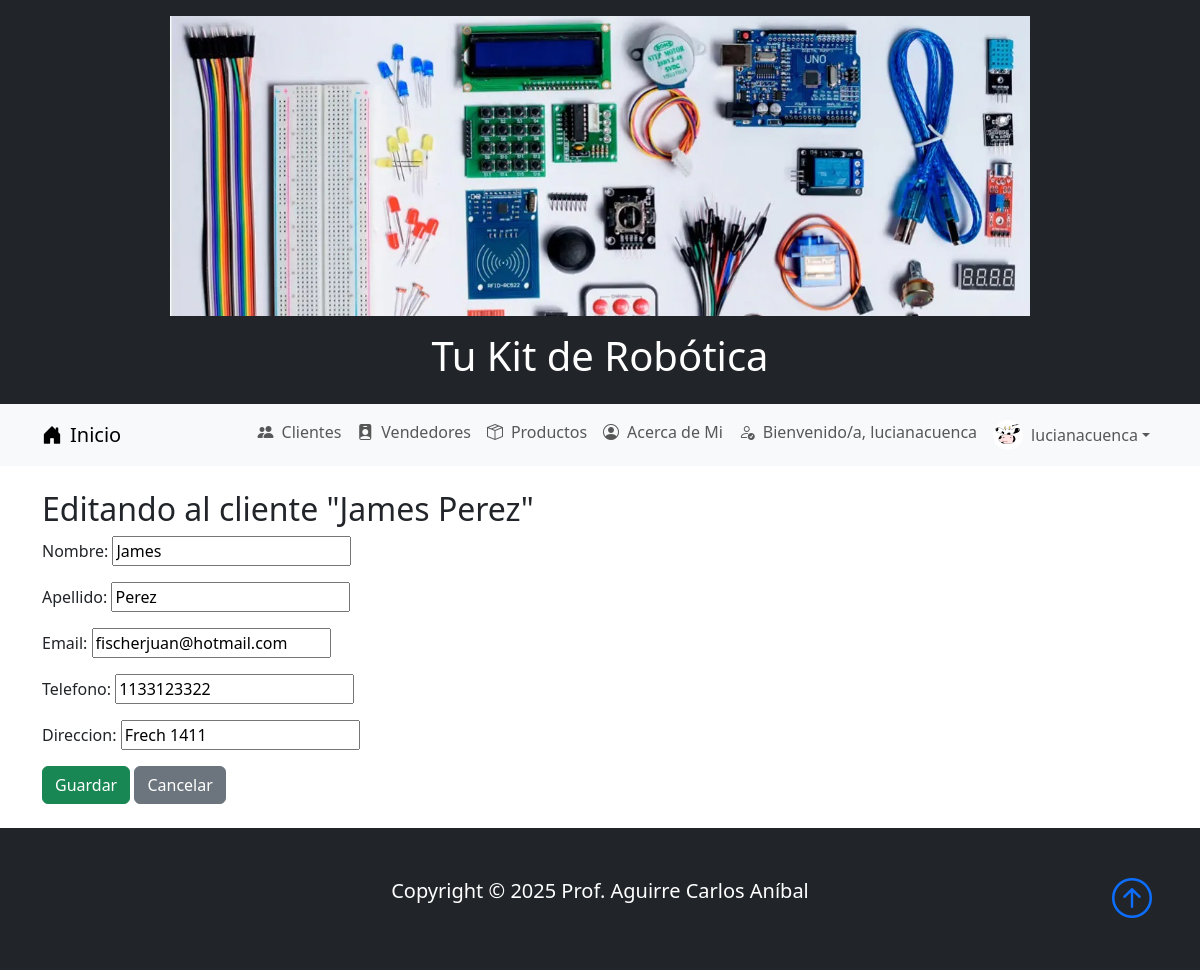
The app's page /myapp/editar_cliente/2/ (signed in) with its own data.
### accounts/models.py (models this page shows, shortened)
class Perfil(models.Model):
    user = models.OneToOneField(User, on_delete=models.CASCADE)
    avatar = models.ImageField(upload_to='avatars/', blank=True, null=True)
    cumpleaños = models.DateField(blank=True, null=True)

### myapp/models.py (models this page shows, shortened)
class Clientes(models.Model):
    nombre = models.CharField(max_length=100)
    apellido = models.CharField(max_length=100)
    email = models.EmailField()
    telefono = models.IntegerField()
    direccion = models.CharField(max_length=100)

### myapp/views.py (the view)
# urls.py: path('editar_cliente/<int:pk>/', views.ClienteUpdateView.as_view(), name='editar_cliente'),
class ClienteUpdateView(UpdateView):
    model = Clientes
    form_class = ClienteForm
    template_name = 'myapp/editar_cliente.html'
    success_url = reverse_lazy('clientes')

### myapp/forms.py
class ClienteForm(forms.ModelForm):
    class Meta:
        model = Clientes
        fields = ['nombre', 'apellido', 'email', 'telefono', 'direccion']

### myapp/templates/myapp/editar_cliente.html (shortened to what this page needs)
{% extends 'myapp/base.html' %}
{% block contenido %}
<h2>Editando al cliente "{{ object.nombre }} {{ object.apellido }}"</h2>
<form method="post">
    {{ form.as_p }}
    <button type="submit" class="btn btn-success">Guardar</button>
    <a href="{% url 'clientes' %}" class="btn btn-secondary">Cancelar</a>
</form>
{% endblock %}

### myapp/templates/myapp/base.html (shortened to what this page needs)
{% load static %}
<!DOCTYPE html>
<html lang="es">
<head>
    <link href="https://cdn.jsdelivr.net/npm/bootstrap@5.3.0/dist/css/bootstrap.min.css" rel="stylesheet">
    <link rel="stylesheet" href="https://cdn.jsdelivr.net/npm/bootstrap-icons@1.10.5/font/bootstrap-icons.css">
</head>
<body>
    <header class="bg-dark text-white text-center p-3">
        <img src="{% static 'portada robotica 3.jpg' %}" class="img-fluid" style="max-height: 300px;" alt="Portada de robótica">
        <h1 class="mt-3">Tu Kit de Robótica</h1>
    </header>
    <nav class="navbar navbar-expand-lg navbar-light bg-light">
        <div class="container">
            <a class="navbar-brand d-flex align-items-center" href="{% url 'index' %}">
                <i class="bi bi-house-door-fill me-2"></i> Inicio
            </a>
            <div class="collapse navbar-collapse" id="navbarNav">
                <ul class="navbar-nav ms-auto">
                    <li class="nav-item">
                        <a class="nav-link d-flex align-items-center" href="{% url 'clientes' %}">
                            <i class="bi bi-people-fill me-2"></i> Clientes
                        </a>
                    </li>
                    <li class="nav-item">
                        <a class="nav-link d-flex align-items-center" href="{% url 'vendedores' %}">
                            <i class="bi bi-person-badge-fill me-2"></i> Vendedores
                        </a>
                    </li>
                    <li class="nav-item">
                        <a class="nav-link d-flex align-items-center" href="{% url 'productos' %}">
                            <i class="bi bi-box-seam me-2"></i> Productos
                        </a>
                    </li>
                    <li class="nav-item">
                        <a class="nav-link d-flex align-items-center" href="{% url 'acerca_de_mi' %}">
                            <i class="bi bi-person-circle me-2"></i> Acerca de Mi
                        </a>
                    </li>
                        {% if user.is_authenticated %}
                            <li class="nav-item">
                                <a class="nav-link d-flex align-items-center">
                                    <i class="bi bi-person-check me-2"></i> Bienvenido/a, {{ user.username }}
                                </a>
                            </li>
                            <a class="nav-link dropdown-toggle d-flex align-items-center" href="#" role="button" data-bs-toggle="dropdown">
                                {% if user.perfil.avatar %}
                                    <img src="{{ user.perfil.avatar.url }}" alt="Avatar" class="rounded-circle me-2" width="30" height="30">
                                {% else %}
                                    <i class="bi bi-person-circle me-2"></i>
                                {% endif %}
                                {{ user.username }}
                            </a>
                        {% endif %}
                </ul>
            </div>
        </div>
    </nav>
    <div class="container my-4">
        {% block contenido %}
        {% endblock %}
    </div>
    <footer class="p-5 bg-dark text-white text-center position-relative">
        <div class="container">
            <p class="lead text-white">Copyright &copy; 2025 Prof. Aguirre Carlos Aníbal</p>
            <a href="" class="position-absolute bottom-0 end-0 p-5">
                <i class="bi bi-arrow-up-circle h1"></i>
            </a>
        </div>
    </footer>
</body>
</html>

### records on screen
Clientes: nombre "James", apellido "Perez", email "fischerjuan@hotmail.com", telefono "1133123322", direccion "Frech 1411"

### other values on screen
{{ user.username }} "lucianacuenca"
